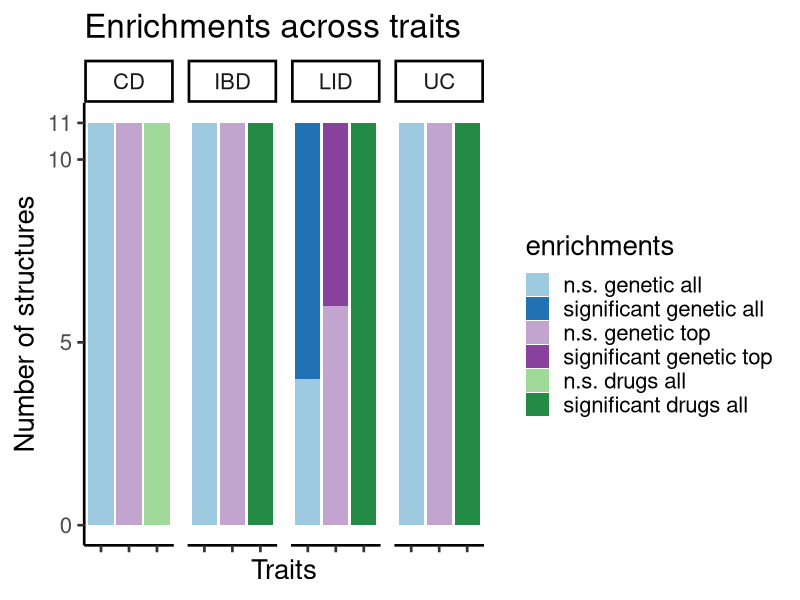

Source code (R):
## ---- chunk 1
library(ggplot2)
## ---- chunk 2
mydata <- read.csv("Enrichments_barplot_adult_HFGA_A1.csv", sep = ";")
## ---- chunk 3
enrichments <- mydata$Enrichment
trait <- mydata$Trait
number_of_structures <- as.numeric(mydata$Structures)
geneset <- mydata$Gene.set
factor_lvl <- 1:length(mydata[,1])
## ---- chunk 4
enrichments <- factor(enrichments, levels = rev(unique(enrichments)))
geneset <- factor(geneset, levels = unique(geneset))
trait <- factor(trait, levels = unique(trait))

## ---- chunk 5
# creating data frame 
enriched_proportions <- data.frame(number_of_structures,trait,enrichments,geneset,factor_lvl)

## ---- chunk 6
p1 <-   ggplot(enriched_proportions, aes(x=geneset, y=number_of_structures, fill = enrichments)) +
    geom_bar(stat="identity", position = "stack") +
    scale_y_continuous(breaks = c(0,5,10,11)) + #,limits = c(0,20)) +
    #geom_text(size = 6, position = position_stack(vjust = 0.75),aes(label = number_of_structures)) +
    facet_wrap(~ trait, ncol = 12) +
    labs(title="Enrichments across traits") +
    xlab("Traits") +
    ylab("Number of structures") +
    theme_classic(base_size = 20) +
    theme(axis.text.x=element_blank()) +
    scale_fill_manual(values=c("#238B45", "#A1D99B","#88419D","#C2A5CF","#2171B5","#9ECAE1")) +
    #coord_flip() +
    guides(fill = guide_legend(reverse = T))

p1
## ---- chunk 7
sessionInfo()
